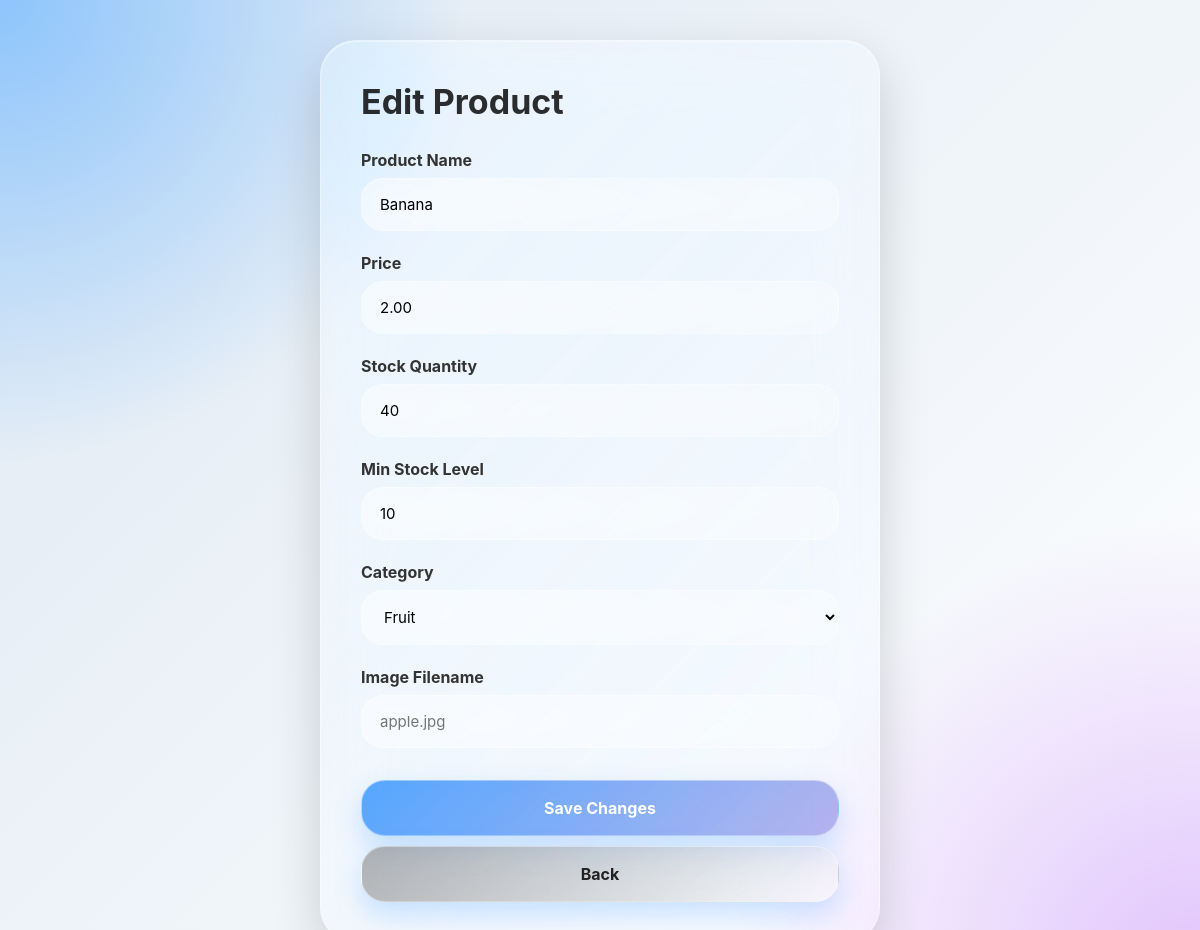
Screenshot of /admin/edit_product.php?id=2 (signed in) with the database file from the repository.
### tables this page shows
CREATE TABLE `product` (
  `product_id` int(11) NOT NULL,
  `product_name` varchar(100) DEFAULT NULL,
  `price` decimal(10,2) DEFAULT NULL,
  `stock_quantity` int(11) DEFAULT NULL,
  `min_stock_level` int(11) DEFAULT 5,
  `category_id` int(11) DEFAULT NULL
);

CREATE TABLE `category` (
  `category_id` int(11) NOT NULL,
  `category_name` varchar(100) NOT NULL
);

### admin/edit_product.php (the view, shortened to what this page needs)
<?php
require '../db.php';
$id = $_GET['id'];
$stmt = $conn->prepare("
    SELECT * FROM product
    WHERE product_id=?
");
$stmt->bind_param("i", $id);
$stmt->execute();
$product = $stmt->get_result()->fetch_assoc();
$categories = $conn->query("
    SELECT * FROM category
");
?>
<!DOCTYPE html>
<html>
<head>
</head>
<body>
<div class="card">
<h1>Edit Product</h1>
<form method="POST">
<label>Product Name</label>
<input
    type="text"
    name="product_name"
    value="<?php echo htmlspecialchars($product['product_name']); ?>"
    required
>
<label>Price</label>
<input
    type="number"
    step="0.01"
    name="price"
    value="<?php echo $product['price']; ?>"
    required
>
<label>Stock Quantity</label>
<input
    type="number"
    name="stock_quantity"
    value="<?php echo $product['stock_quantity']; ?>"
    required
>
<label>Min Stock Level</label>
<input
    type="number"
    name="min_stock_level"
    value="<?php echo $product['min_stock_level']; ?>"
    required
>
<label>Category</label>
<select name="category_id">
<?php while($cat = $categories->fetch_assoc()): ?>
<option
    value="<?php echo $cat['category_id']; ?>"
    <?php
    if($cat['category_id'] == $product['category_id']){
        echo "selected";
    }
    ?>
>
<?php echo htmlspecialchars($cat['category_name']); ?>
</option>
<?php endwhile; ?>
</select>
<label>Image Filename</label>
<input
    type="text"
    name="image"
    value="<?php echo htmlspecialchars($product['image']); ?>"
    placeholder="apple.jpg"
>
<button type="submit">
    Save Changes
</button>
<a class="back" href="manage_products.php">
    Back
</a>
</form>
</div>
</body>
</html>

### admin/edit_product.php (style rules this page uses)
* { margin:0; padding:0; box-sizing:border-box; font-family:-apple-system,BlinkMacSystemFont,"Segoe UI",sans-serif; }
body { min-height:100vh; padding:40px; display:flex; justify-content:center; align-items:center; background: radial-gradient(circle at top left,#8ec5fc,transparent 30%), radial-gradient(circle at bottom right,#e0c3fc,transparent 30%), linear-gradient(135deg,#dfe9f3,#ffffff); }
.card { width:560px; padding:40px; border-radius:36px; background: linear-gradient( 135deg, rgba(255,255,255,0.32), rgba(255,255,255,0.12) ); backdrop-filter:blur(28px) saturate(180%); -webkit-backdrop-filter:blur(28px) saturate(180%); border:1px solid rgba(255,255,255,0.42); box-shadow: inset 0 1px 1px rgba(255,255,255,0.45), 0 20px 50px rgba(0,0,0,0.16); }
h1 { margin-bottom:28px; color:rgba(0,0,0,0.82); font-size:34px; }
label { display:block; margin-bottom:8px; font-weight:700; color:#333; }
input, select { width:100%; padding:16px 18px; margin-bottom:22px; border:none; outline:none; border-radius:22px; font-size:15px; background: linear-gradient( 135deg, rgba(255,255,255,0.42), rgba(255,255,255,0.16) ); backdrop-filter:blur(18px); border:1px solid rgba(255,255,255,0.4); transition:0.25s; }
button, .back { width:100%; display:flex; align-items:center; justify-content:center; position:relative; overflow:hidden; padding:17px; margin-top:10px; border:none; border-radius:24px; text-decoration:none; font-size:16px; font-weight:700; cursor:pointer; color:white; background: linear-gradient( 135deg, rgba(0,122,255,0.65), rgba(88,86,214,0.42) ); backdrop-filter:blur(24px); border:1px solid rgba(255,255,255,0.35); box-shadow: 0 12px 30px rgba(0,122,255,0.2); transition:0.25s; }
.back { background: linear-gradient( 135deg, rgba(120,120,120,0.55), rgba(255,255,255,0.2) ); color:#222; }
button::before, .back::before { content:""; position:absolute; inset:0; background: radial-gradient( circle at var(--x,50%) var(--y,50%), rgba(255,255,255,0.95), transparent 36% ); opacity:0; transition:0.2s; }

### rows the page displays
product: product_name "Banana", price "2.00", stock_quantity "40", min_stock_level "10", category_id "Fruit"
